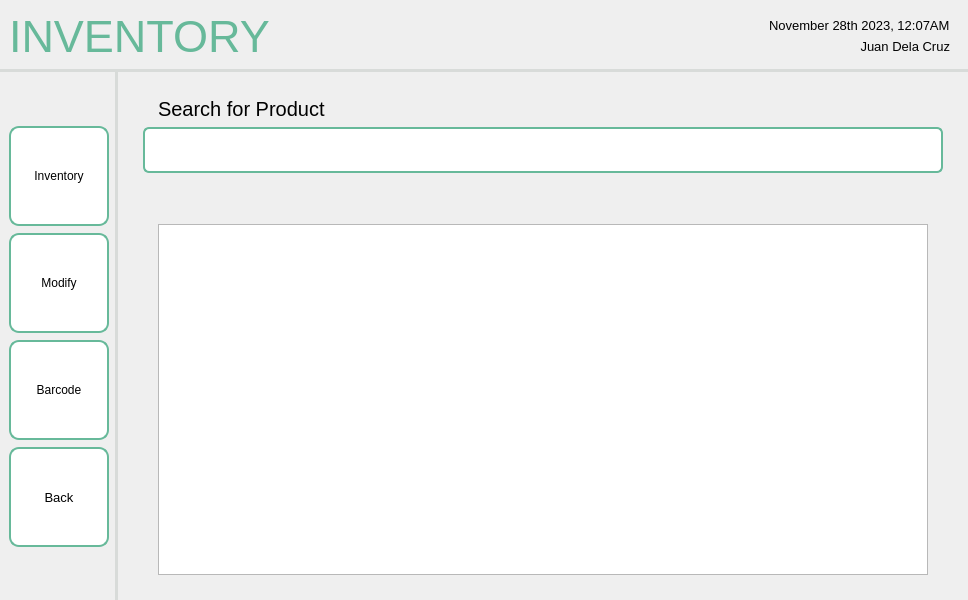
<?xml version="1.0" encoding="UTF-8"?>
<ui version="4.0">
 <class>MainWindow</class>
 <widget class="QMainWindow" name="MainWindow">
  <property name="geometry">
   <rect>
    <x>0</x>
    <y>0</y>
    <width>801</width>
    <height>600</height>
   </rect>
  </property>
  <property name="windowTitle">
   <string>MainWindow</string>
  </property>
  <widget class="QWidget" name="centralwidget">
   <layout class="QHBoxLayout" name="horizontalLayout">
    <property name="leftMargin">
     <number>0</number>
    </property>
    <property name="topMargin">
     <number>0</number>
    </property>
    <property name="rightMargin">
     <number>0</number>
    </property>
    <property name="bottomMargin">
     <number>0</number>
    </property>
    <item>
     <widget class="QFrame" name="frame">
      <property name="sizePolicy">
       <sizepolicy hsizetype="Preferred" vsizetype="Preferred">
        <horstretch>0</horstretch>
        <verstretch>0</verstretch>
       </sizepolicy>
      </property>
      <property name="frameShape">
       <enum>QFrame::NoFrame</enum>
      </property>
      <property name="frameShadow">
       <enum>QFrame::Plain</enum>
      </property>
      <layout class="QGridLayout" name="gridLayout">
       <property name="leftMargin">
        <number>0</number>
       </property>
       <property name="topMargin">
        <number>0</number>
       </property>
       <property name="rightMargin">
        <number>0</number>
       </property>
       <property name="bottomMargin">
        <number>0</number>
       </property>
       <property name="spacing">
        <number>0</number>
       </property>
       <item row="1" column="0">
        <widget class="QWidget" name="navbar" native="true">
         <property name="sizePolicy">
          <sizepolicy hsizetype="Fixed" vsizetype="Preferred">
           <horstretch>0</horstretch>
           <verstretch>0</verstretch>
          </sizepolicy>
         </property>
         <property name="styleSheet">
          <string notr="true">QWidget {
    border-right: 3px solid #D8DBD9;
}
</string>
         </property>
         <layout class="QVBoxLayout" name="verticalLayout_2">
          <property name="spacing">
           <number>7</number>
          </property>
          <item>
           <spacer name="verticalSpacer">
            <property name="orientation">
             <enum>Qt::Vertical</enum>
            </property>
            <property name="sizeHint" stdset="0">
             <size>
              <width>20</width>
              <height>40</height>
             </size>
            </property>
           </spacer>
          </item>
          <item>
           <widget class="QPushButton" name="pushButton_3">
            <property name="minimumSize">
             <size>
              <width>100</width>
              <height>100</height>
             </size>
            </property>
            <property name="maximumSize">
             <size>
              <width>100</width>
              <height>100</height>
             </size>
            </property>
            <property name="styleSheet">
             <string notr="true">QPushButton {
    background-color: white;
    border: 2px solid #67B99A;
    color: black;
    padding: 8px 16px;
    border-radius: 10px;
}

QPushButton:hover {
    border: 2px solid #4D926D;
}

QPushButton:pressed {
	background-color: #F0F0F0;
	border: 2px solid #265C42;
}</string>
            </property>
            <property name="text">
             <string>Inventory</string>
            </property>
           </widget>
          </item>
          <item>
           <widget class="QPushButton" name="pushButton_2">
            <property name="minimumSize">
             <size>
              <width>100</width>
              <height>100</height>
             </size>
            </property>
            <property name="maximumSize">
             <size>
              <width>100</width>
              <height>100</height>
             </size>
            </property>
            <property name="styleSheet">
             <string notr="true">QPushButton {
    background-color: white;
    border: 2px solid #67B99A;
    color: black;
    padding: 8px 16px;
    border-radius: 10px;
}

QPushButton:hover {
    border: 2px solid #4D926D;
}

QPushButton:pressed {
	background-color: #F0F0F0;
	border: 2px solid #265C42;
}</string>
            </property>
            <property name="text">
             <string>Modify</string>
            </property>
           </widget>
          </item>
          <item>
           <widget class="QPushButton" name="pushButton_10">
            <property name="minimumSize">
             <size>
              <width>100</width>
              <height>100</height>
             </size>
            </property>
            <property name="maximumSize">
             <size>
              <width>100</width>
              <height>100</height>
             </size>
            </property>
            <property name="styleSheet">
             <string notr="true">QPushButton {
    background-color: white;
    border: 2px solid #67B99A;
    color: black;
    padding: 8px 16px;
    border-radius: 10px;
}

QPushButton:hover {
    border: 2px solid #4D926D;
}

QPushButton:pressed {
	background-color: #F0F0F0;
	border: 2px solid #265C42;
}</string>
            </property>
            <property name="text">
             <string>Barcode</string>
            </property>
           </widget>
          </item>
          <item>
           <widget class="QPushButton" name="pushButton">
            <property name="sizePolicy">
             <sizepolicy hsizetype="Fixed" vsizetype="Fixed">
              <horstretch>0</horstretch>
              <verstretch>0</verstretch>
             </sizepolicy>
            </property>
            <property name="minimumSize">
             <size>
              <width>100</width>
              <height>100</height>
             </size>
            </property>
            <property name="maximumSize">
             <size>
              <width>100</width>
              <height>100</height>
             </size>
            </property>
            <property name="font">
             <font>
              <pointsize>10</pointsize>
             </font>
            </property>
            <property name="styleSheet">
             <string notr="true">QPushButton {
    background-color: white;
    border: 2px solid #67B99A;
    color: black;
    padding: 8px 16px;
    border-radius: 10px;
}

QPushButton:hover {
    border: 2px solid #4D926D;
}

QPushButton:pressed {
	background-color: #F0F0F0;
	border: 2px solid #265C42;
}</string>
            </property>
            <property name="text">
             <string>Back</string>
            </property>
            <property name="icon">
             <iconset resource="../../../../assets/resourceFile.qrc">
              <normaloff>:/logos/Icons/entypo_back.png</normaloff>:/logos/Icons/entypo_back.png</iconset>
            </property>
            <property name="autoRepeat">
             <bool>false</bool>
            </property>
           </widget>
          </item>
          <item>
           <spacer name="verticalSpacer_3">
            <property name="orientation">
             <enum>Qt::Vertical</enum>
            </property>
            <property name="sizeHint" stdset="0">
             <size>
              <width>20</width>
              <height>40</height>
             </size>
            </property>
           </spacer>
          </item>
         </layout>
        </widget>
       </item>
       <item row="0" column="0" colspan="2">
        <widget class="QWidget" name="header" native="true">
         <property name="styleSheet">
          <string notr="true">QWidget {
    border-bottom: 3px solid #D8DBD9; 
}
</string>
         </property>
         <layout class="QHBoxLayout" name="horizontalLayout_2">
          <item>
           <widget class="QLabel" name="label">
            <property name="font">
             <font>
              <pointsize>-1</pointsize>
             </font>
            </property>
            <property name="layoutDirection">
             <enum>Qt::LeftToRight</enum>
            </property>
            <property name="styleSheet">
             <string notr="true">QLabel {
    color: #67B99A;
    font-size: 45px;
}</string>
            </property>
            <property name="text">
             <string>INVENTORY</string>
            </property>
            <property name="scaledContents">
             <bool>false</bool>
            </property>
           </widget>
          </item>
          <item>
           <spacer name="horizontalSpacer">
            <property name="orientation">
             <enum>Qt::Horizontal</enum>
            </property>
            <property name="sizeHint" stdset="0">
             <size>
              <width>40</width>
              <height>20</height>
             </size>
            </property>
           </spacer>
          </item>
          <item>
           <widget class="QFrame" name="frame_2">
            <layout class="QVBoxLayout" name="verticalLayout">
             <item>
              <widget class="QLabel" name="label_2">
               <property name="font">
                <font>
                 <pointsize>10</pointsize>
                </font>
               </property>
               <property name="styleSheet">
                <string notr="true">QLabel {
    color: black;
}</string>
               </property>
               <property name="text">
                <string>November 28th 2023, 12:07AM</string>
               </property>
              </widget>
             </item>
             <item>
              <widget class="QLabel" name="label_3">
               <property name="font">
                <font>
                 <pointsize>10</pointsize>
                </font>
               </property>
               <property name="styleSheet">
                <string notr="true">QLabel {
    color: black;
}</string>
               </property>
               <property name="text">
                <string>Juan Dela Cruz</string>
               </property>
               <property name="alignment">
                <set>Qt::AlignRight|Qt::AlignTrailing|Qt::AlignVCenter</set>
               </property>
              </widget>
             </item>
            </layout>
           </widget>
          </item>
         </layout>
        </widget>
       </item>
       <item row="1" column="1">
        <widget class="QFrame" name="Content">
         <layout class="QVBoxLayout" name="verticalLayout_5">
          <property name="leftMargin">
           <number>25</number>
          </property>
          <property name="topMargin">
           <number>25</number>
          </property>
          <property name="rightMargin">
           <number>25</number>
          </property>
          <property name="bottomMargin">
           <number>25</number>
          </property>
          <item>
           <widget class="QLabel" name="searchLBL">
            <property name="font">
             <font>
              <pointsize>15</pointsize>
             </font>
            </property>
            <property name="text">
             <string>Search for Product</string>
            </property>
            <property name="indent">
             <number>15</number>
            </property>
           </widget>
          </item>
          <item>
           <widget class="QLineEdit" name="searchFIELD">
            <property name="sizePolicy">
             <sizepolicy hsizetype="Fixed" vsizetype="Fixed">
              <horstretch>0</horstretch>
              <verstretch>0</verstretch>
             </sizepolicy>
            </property>
            <property name="minimumSize">
             <size>
              <width>800</width>
              <height>46</height>
             </size>
            </property>
            <property name="maximumSize">
             <size>
              <width>800</width>
              <height>46</height>
             </size>
            </property>
            <property name="styleSheet">
             <string notr="true">QLineEdit {
    padding: 5px;
    border: 2px solid #67B99A;
    border-radius: 6px;
    background-color: #FFFFFF;
    selection-background-color: darkgray;
}</string>
            </property>
           </widget>
          </item>
          <item>
           <spacer name="verticalSpacer_4">
            <property name="orientation">
             <enum>Qt::Vertical</enum>
            </property>
            <property name="sizeType">
             <enum>QSizePolicy::Fixed</enum>
            </property>
            <property name="sizeHint" stdset="0">
             <size>
              <width>20</width>
              <height>30</height>
             </size>
            </property>
           </spacer>
          </item>
          <item>
           <widget class="QWidget" name="widget_2" native="true">
            <layout class="QHBoxLayout" name="horizontalLayout_5">
             <property name="spacing">
              <number>7</number>
             </property>
             <property name="leftMargin">
              <number>15</number>
             </property>
             <property name="topMargin">
              <number>15</number>
             </property>
             <property name="rightMargin">
              <number>15</number>
             </property>
             <property name="bottomMargin">
              <number>0</number>
             </property>
             <item>
              <widget class="QTableWidget" name="tableWidget_2"/>
             </item>
            </layout>
           </widget>
          </item>
         </layout>
        </widget>
       </item>
      </layout>
     </widget>
    </item>
   </layout>
  </widget>
 </widget>
 <resources>
  <include location="../../../../assets/resourceFile.qrc"/>
 </resources>
 <connections/>
</ui>
